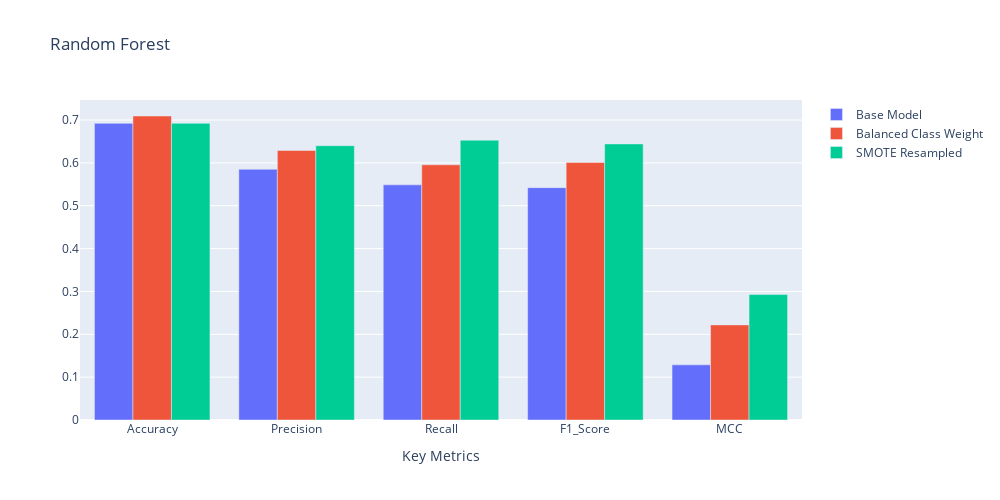

The notebook cell saved with this chart:
### Code cell
base = go.Bar(x=base_res.index, y=base_res['Random Forest'], name='Base Model')
balanced_classweight = go.Bar(x=balanced_res.index, y=balanced_res['Balanced Random Forest'], name='Balanced Class Weight')
resampled = go.Bar(x=resampled_res.index, y=resampled_res['Resampled Random Forest'], name='SMOTE Resampled')

fig = go.Figure(data=[base, balanced_classweight, resampled])

fig.update_layout(
    width=1000, height=500,
    title='Random Forest',
    xaxis_title='Key Metrics',
    yaxis_title=' ',
    barmode='group' 
)

fig.show()

### Figure 1 — Plotly figure (JSON) as saved in the notebook; plotly's stock layout.template omitted (floating-point values rounded to 4 significant figures)
{"data": [{"name": "Base Model", "type": "bar", "x": ["Accuracy", "Precision", "Recall", "F1_Score", "MCC"], "y": [0.6923, 0.5851, 0.5487, 0.5422, 0.1288]}, {"name": "Balanced Class Weight", "type": "bar", "x": ["Accuracy", "Precision", "Recall", "F1_Score", "MCC"], "y": [0.7094, 0.6289, 0.5955, 0.6009, 0.2219]}, {"name": "SMOTE Resampled", "type": "bar", "x": ["Accuracy", "Precision", "Recall", "F1_Score", "MCC"], "y": [0.6923, 0.6401, 0.6529, 0.6443, 0.2927]}], "layout": {"barmode": "group", "height": 500, "title": {"text": "Random Forest"}, "width": 1000, "xaxis": {"autorange": true, "range": [-0.5, 4.5], "title": {"text": "Key Metrics"}, "type": "category"}, "yaxis": {"autorange": true, "range": [0, 0.7467], "title": {"text": " "}, "type": "linear"}}}
